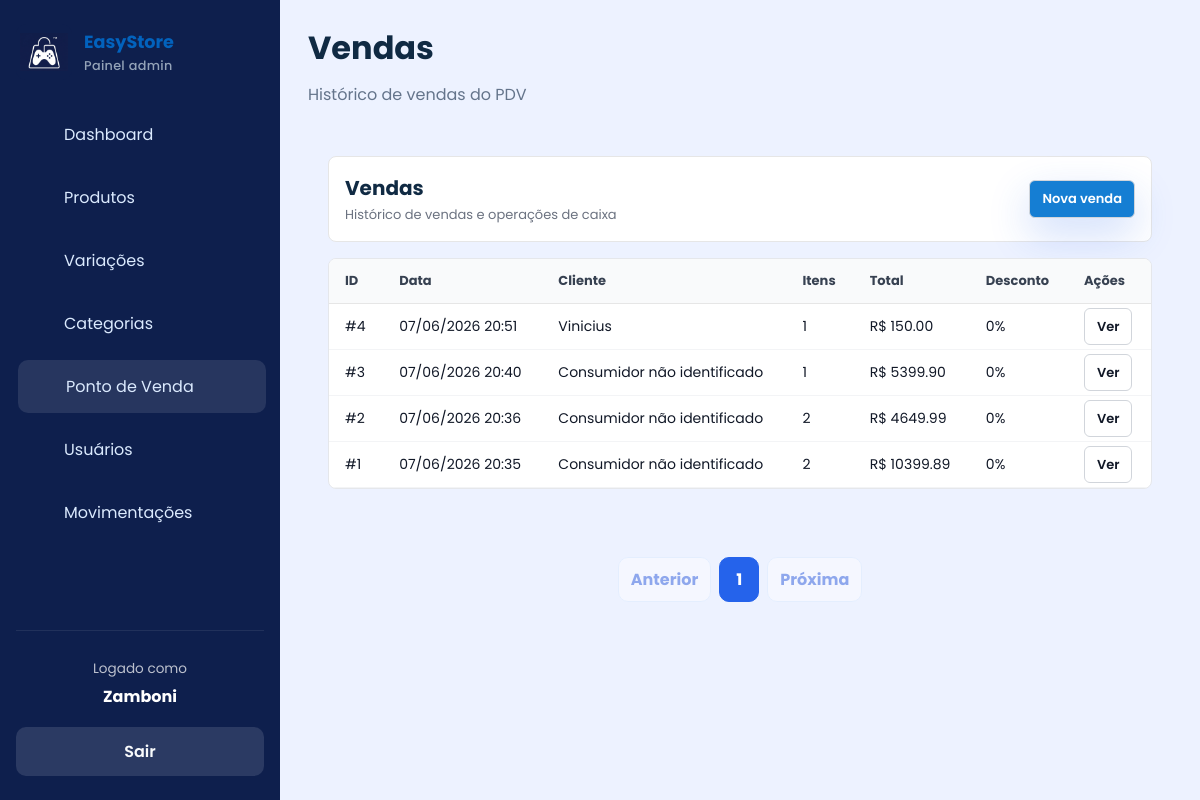
Page /pdv/historico (signed in) on the earlier database version.
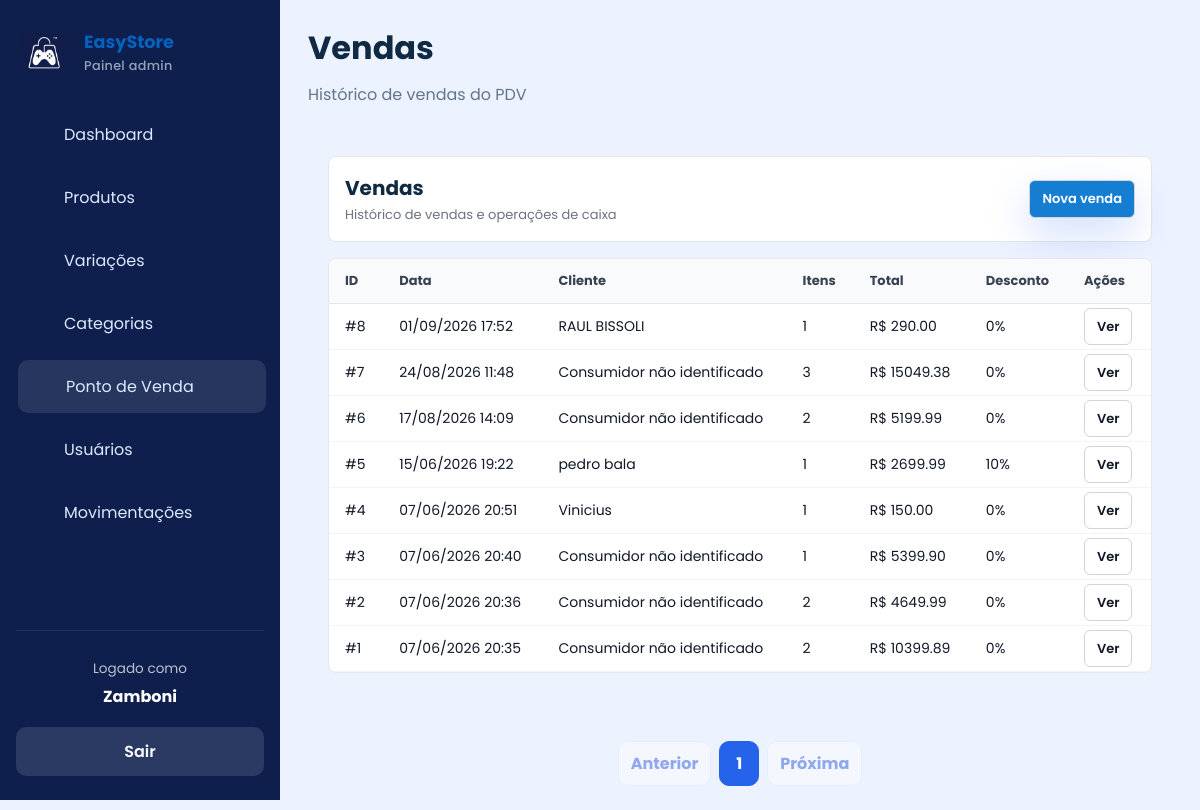
Same page on the later database version.
### app/models/venda.py (models this page shows, shortened)
class Venda(Base):
    __tablename__ = "vendas"
    id = Column(
        Integer,
        primary_key=True,
        index=True
    )
    cliente_id = Column(
        Integer,
        ForeignKey("clientes.id", ondelete="SET NULL"),
        nullable=True
    )
    usuario_id = Column(
        Integer,
        ForeignKey("usuarios.id", ondelete="SET NULL"),
        nullable=True
    )
    desconto_percentual = Column(
        Float,
        nullable=False,
        default=0.0
    )
    total_bruto = Column(
        Float,
        nullable=False,
        default=0.0
    )
    total_liquido = Column(
        Float,
        nullable=False,
        default=0.0
    )
    observacao = Column(
        String(255),
        nullable=True
    )
    criado_em = Column(
        DateTime,
        server_default=func.now()
    )
    cliente = relationship(
        "Cliente",
        back_populates="vendas"
    )
    usuario = relationship(
        "Usuario",
        backref="vendas"
    )
    itens = relationship(
        "ItemVenda",
        back_populates="venda",
        cascade="all, delete-orphan"
    )
    pagamentos = relationship(
        "Pagamento",
        back_populates="venda",
        cascade="all, delete-orphan"
    )

### app/models/cliente.py (models this page shows)
class Cliente(Base):
    __tablename__ = "clientes"
    id         = Column(Integer, primary_key=True, index=True)
    nome       = Column(String(150), nullable=False, index=True)
    email      = Column(String(167), nullable=True, unique=True, index=True)
    telefone   = Column(String(20), nullable=True)
    usuario_id = Column(
        Integer,
        ForeignKey("usuarios.id", ondelete="SET NULL"),
        nullable=True,
        unique=True,
    )
    is_associado = Column(Boolean, default=False, nullable=False)
    ativo      = Column(Boolean, default=True)
    criado_em  = Column(DateTime, server_default=func.now())
    usuario = relationship("Usuario", back_populates="cliente_perfil")
    vendas  = relationship("Venda", back_populates="cliente", lazy="select")

### app/controllers/pdv_controller.py (the view)
@router.get("/historico")
def historico_vendas(
    request: Request,
    pagina: int = 1,
    por_pagina: int = 10,
    db: Session = Depends(get_db),
    usuario=Depends(get_admin)
):
    query = (
        db.query(Venda)
        .order_by(
            Venda.criado_em.desc()
        )
    )
    total_vendas = query.count()
    por_pagina = min(
        max(
            por_pagina,
            1
        ),
        10
    )
    total_paginas = (
        math.ceil(
            total_vendas /
            por_pagina
        )
        if total_vendas
        else 1
    )
    pagina = min(
        max(
            pagina,
            1
        ),
        total_paginas
    )
    vendas = (
        query
        .offset(
            (pagina - 1) *
            por_pagina
        )
        .limit(
            por_pagina
        )
        .all()
    )
    return templates.TemplateResponse(
        request,
        "admin/vendas.html",
        {
            "request": request,
            "usuario": usuario,
            "vendas": vendas,
            "pagina": pagina,
            "por_pagina": por_pagina,
            "total_paginas":
                total_paginas,
            "total_vendas":
                total_vendas,
            "page_title":
                "Vendas",
            "page_subtitle":
                "Histórico de vendas do PDV",
            "css_path":
                "css/vendas.css",
            "active": "pos",
        }
    )

### app/templates/admin/vendas.html
{% extends "admin/base.html" %}
{% set css_path = 'css/vendas.css' %}
{% set active = active or 'pos' %}
{% block content %}
<div class="vendas-container">
  <div class="vendas-header">
    <div>
      <h2>Vendas</h2>
      <p class="subtitle">Histórico de vendas e operações de caixa</p>
    </div>
    <div class="vendas-actions">
      {% set role = usuario.role if usuario is not mapping else usuario.get('role') if usuario else None %}
      {% if role == 'admin' %}
      <a href="/admin/pos" style="background-color: #157ED3;" class="btn-small btn-primary">Nova venda</a>
      {% elif role == 'operador' %}
      <a href="/pdv" style="background-color: #157ED3;" class="btn-small btn-primary">Nova venda</a>
      {% endif %}
    </div>
  </div>
  <div class="vendas-body">
    <table class="vendas-table">
      <thead>
        <tr>
          <th>ID</th>
          <th>Data</th>
          <th>Cliente</th>
          <th>Itens</th>
          <th>Total</th>
          <th>Desconto</th>
          <th>Ações</th>
        </tr>
      </thead>
      <tbody>
        {% for venda in vendas %}
        <tr>
          <td>#{{ venda.id }}</td>
          <td>{{ venda.criado_em.strftime('%d/%m/%Y %H:%M') if venda.criado_em else '-' }}</td>
          <td>{{ venda.cliente.nome if venda.cliente else 'Consumidor não identificado' }}</td>
          <td>{{ venda.itens|length }}</td>
          <td>R$ {{ "%.2f"|format(venda.total_liquido) }}</td>
          <td>{{ "%.0f"|format(venda.desconto_percentual) }}%</td>
          <td><a href="/pdv/venda/{{ venda.id }}" class="btn-small">Ver</a></td>
        </tr>
        {% else %}
        <tr class="empty-row">
          <td colspan="7">Nenhuma venda encontrada</td>
        </tr>
        {% endfor %}
      </tbody>
    </table>
  </div>
</div>
<nav class="pagination" aria-label="Paginação de vendas">
  <a class="pagination-link {% if pagina == 1 %}disabled{% endif %}" href="/pdv/historico?por_pagina={{ por_pagina }}&pagina={{ pagina - 1 }}">Anterior</a>
  {% for numero in range(1, total_paginas + 1) %}
  <a class="pagination-link {% if numero == pagina %}active{% endif %}" href="/pdv/historico?por_pagina={{ por_pagina }}&pagina={{ numero }}">{{ numero }}</a>
  {% endfor %}
  <a class="pagination-link {% if pagina == total_paginas %}disabled{% endif %}" href="/pdv/historico?por_pagina={{ por_pagina }}&pagina={{ pagina + 1 }}">Próxima</a>
</nav>
{% endblock %}

Differences in the rows shown:
added Venda: id "8", criado_em "01/09/2026 17:52", cliente "RAUL BISSOLI", itens|length "1", total_liquido "290.00", desconto_percentual "0"
added Venda: id "7", criado_em "24/08/2026 11:48", cliente "Consumidor não identificado", itens|length "3", total_liquido "15049.38", desconto_percentual "0"
added Venda: id "6", criado_em "17/08/2026 14:09", cliente "Consumidor não identificado", itens|length "2", total_liquido "5199.99", desconto_percentual "0"
added Venda: id "5", criado_em "15/06/2026 19:22", cliente "pedro bala", itens|length "1", total_liquido "2699.99", desconto_percentual "10"
